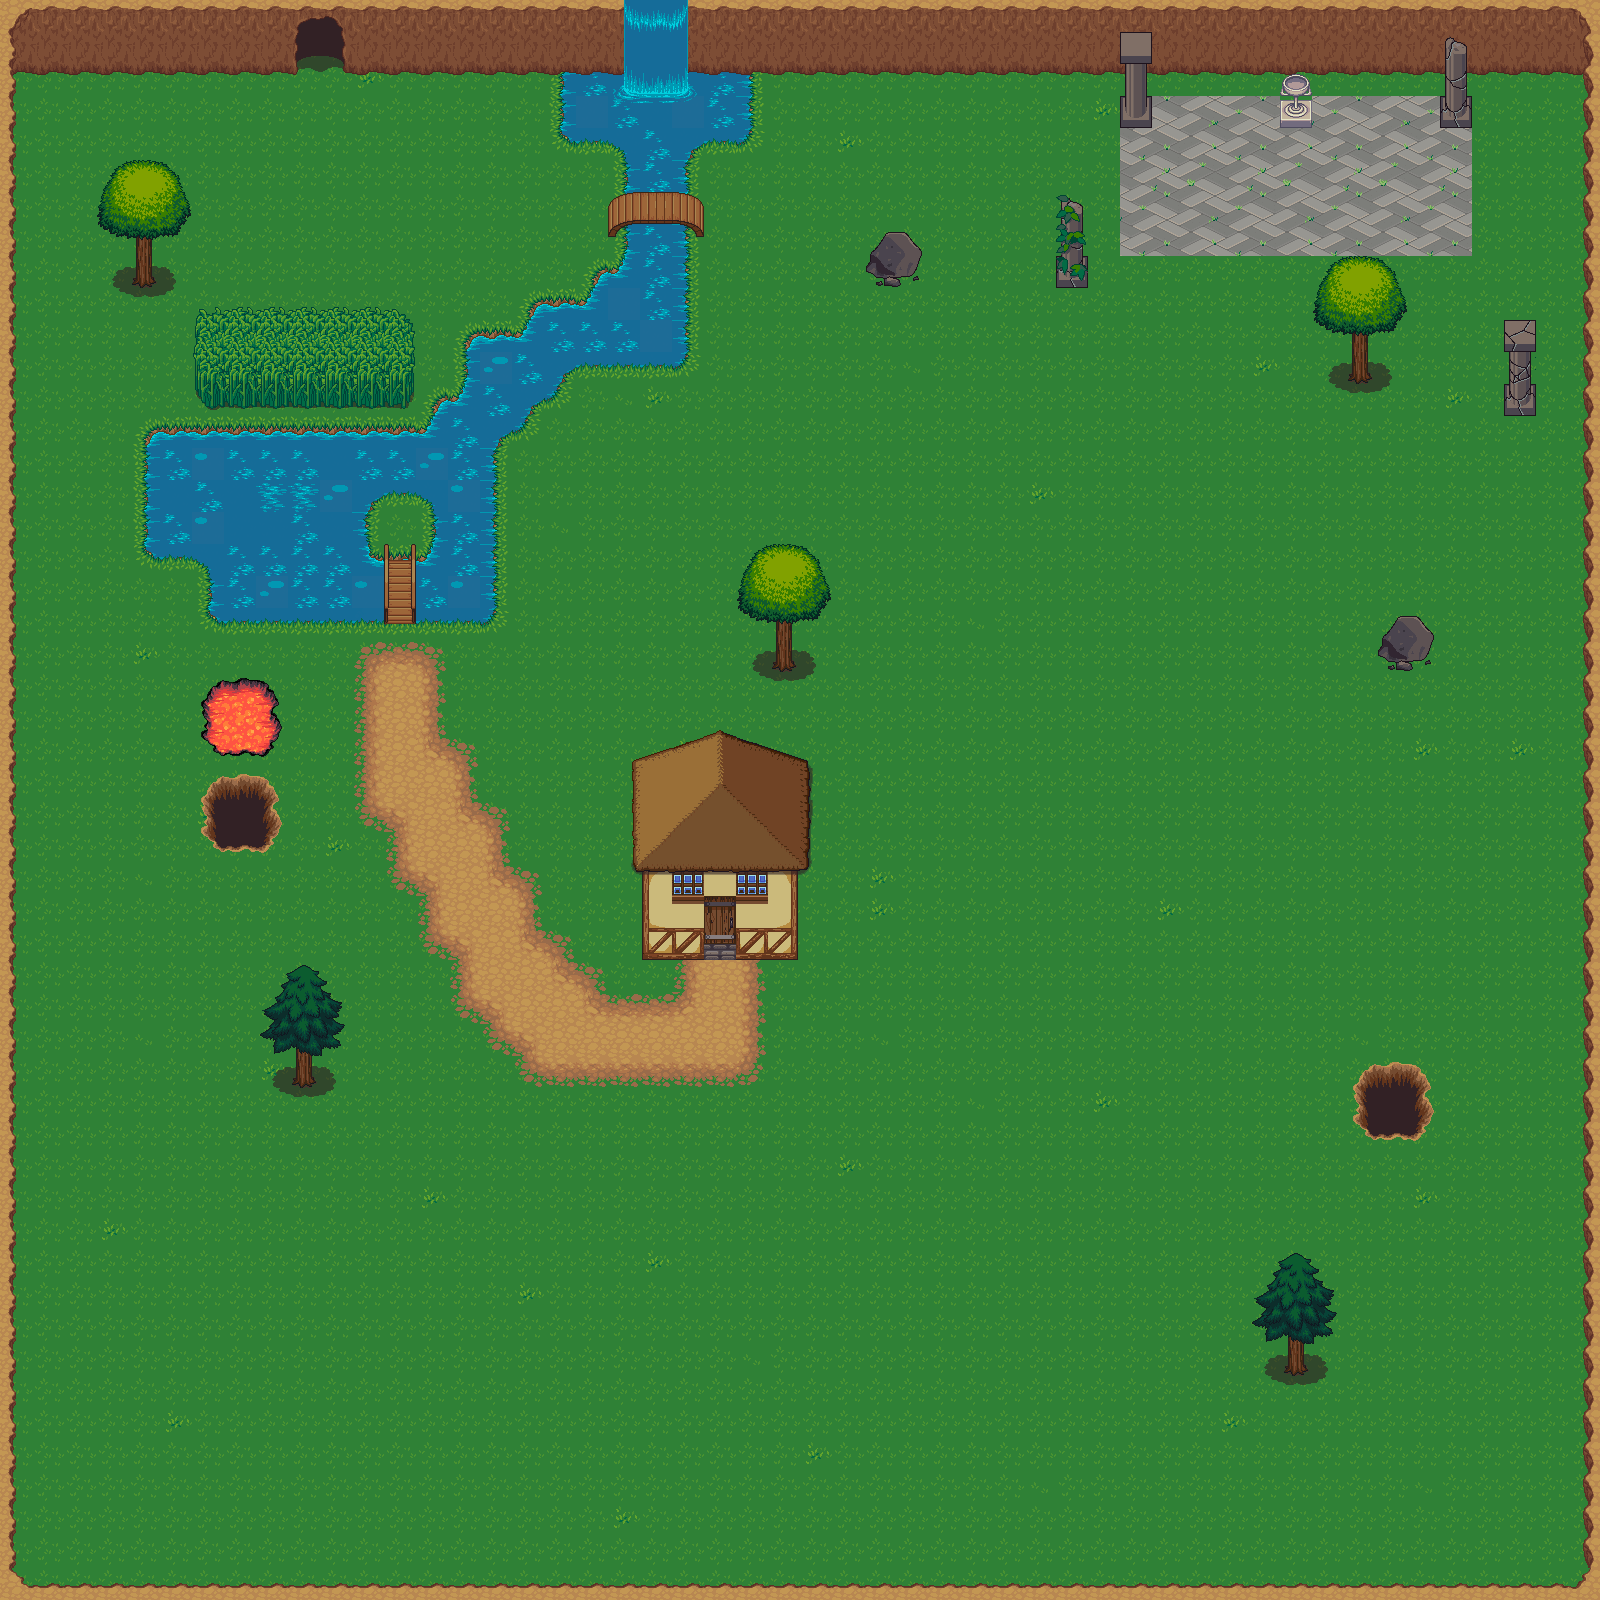

A level layout from a 2D game, rendered from its tile map. Below: a short description, then the map file with tile-grid data replaced by summaries:
An orthogonal 50x50 tile map with 32x32 px tiles, 8 tile layers (background, road, water, walls, ...), 7 tilesets and 60 objects (54x collision, 2x fall, player_spawn_point, death, enter_house, ...).

<map version="1.8" tiledversion="1.8.2" orientation="orthogonal" renderorder="right-down" width="50" height="50" tilewidth="32" tileheight="32" infinite="0" nextlayerid="12" nextobjectid="106">
 <tileset firstgid="1" source="tileset/base_out_atlas.tsx" />
 <tileset firstgid="1025" source="tileset/terrain_atlas.tsx" />
 <tileset firstgid="2049" source="tileset/building.tsx" />
 <tileset firstgid="2553" source="tileset/windows_and_doors.tsx" />
 <tileset firstgid="3577" source="tileset/walls.tsx" />
 <tileset firstgid="3833" source="tileset/roof.tsx" />
 <tileset firstgid="4089" source="tileset/house_inside.tsx" />
 <layer id="1" name="background" width="50" height="50" locked="1">
  <data>[2500 cells, 2498 non-empty, 5 distinct tile ids]</data>
 </layer>
 <layer id="11" name="road" width="50" height="50" locked="1">
  <data>[2500 cells, 77 non-empty, 12 distinct tile ids]</data>
 </layer>
 <layer id="3" name="water" width="50" height="50" locked="1" opacity="0.99">
  <data>[2500 cells, 142 non-empty, 29 distinct tile ids]</data>
 </layer>
 <layer id="2" name="walls" width="50" height="50" locked="1">
  <data>[2500 cells, 292 non-empty, 20 distinct tile ids]</data>
 </layer>
 <layer id="4" name="decorations" width="50" height="50">
  <data>[2500 cells, 162 non-empty, 67 distinct tile ids]</data>
 </layer>
 <layer id="9" name="houses" width="50" height="50">
  <data>[2500 cells, 15 non-empty, 10 distinct tile ids]</data>
 </layer>
 <layer id="10" name="houses-decorations" width="50" height="50">
  <data>[2500 cells, 8 non-empty, 5 distinct tile ids]</data>
 </layer>
 <layer id="6" name="above-player" width="50" height="50">
  <data>[2500 cells, 117 non-empty, 63 distinct tile ids]</data>
 </layer>
 <objectgroup id="7" name="objects">
  <object id="1" name="player_spawn_point" x="434" y="764.667">
   <point />
  </object>
  <object id="2" type="collision" x="1584" y="65.3333" width="14.6667" height="1527.33" />
  <object id="8" type="collision" x="0.5" y="1586" width="1598" height="13" />
  <object id="9" type="collision" x="1" y="63.3333" width="11" height="1520.17" />
  <object id="10" type="collision" x="0" y="-1" width="295.5" height="73" />
  <object id="11" type="collision" x="343.5" y="0.5" width="1255" height="72" />
  <object id="13" type="collision" x="1" y="1577" width="22.5" height="8" />
  <object id="15" type="collision" x="1286" y="1361.83" width="20.5" height="13.1667" />
  <object id="16" type="collision" x="293.333" y="1074.42" width="22" height="12.25" />
  <object id="17" type="collision" x="772.5" y="655.5" width="23" height="15.25" />
  <object id="18" type="collision" x="1347.5" y="367.5" width="25.25" height="15.5" />
  <object id="19" type="collision" x="132.667" y="271.167" width="22.3333" height="15.5" />
  <object id="22" type="collision" x="560.667" y="73" width="193" height="72" />
  <object id="23" type="collision" x="619.667" y="145.667" width="77.3333" height="8" />
  <object id="24" type="collision" x="624.333" y="153.667" width="65" height="38.3333" />
  <object id="26" type="collision" x="626" y="227.167" width="61.3333" height="139.833" />
  <object id="27" type="collision" x="609.75" y="229.5" width="15.75" height="7" />
  <object id="28" type="collision" x="688.5" y="230.25" width="14.75" height="6.5" />
  <object id="29" type="collision" x="599" y="269" width="26.75" height="97.25" />
  <object id="30" type="collision" x="618.25" y="259.75" width="7.5" height="8.75" />
  <object id="31" type="collision" x="536" y="301.5" width="62.75" height="64.5" />
  <object id="32" type="collision" x="587.75" y="286.5" width="11" height="15.25" />
  <object id="33" type="collision" x="594" y="273.75" width="4.75" height="12.25" />
  <object id="34" type="collision" x="467.25" y="331.25" width="68.25" height="75.25" />
  <object id="35" type="collision" x="535.75" y="366.25" width="15.25" height="33.75" />
  <object id="36" type="collision" x="552" y="367.25" width="4.75" height="26.75" />
  <object id="37" type="collision" x="557.5" y="366" width="4.75" height="18.25" />
  <object id="39" type="collision" x="415.167" y="560" width="80.5833" height="61.5" />
  <object id="40" type="collision" x="434.5" y="406.25" width="60.75" height="154" />
  <object id="41" type="collision" x="495.75" y="406.25" width="22.5" height="25.5" />
  <object id="42" type="collision" x="495.25" y="432.25" width="13.75" height="4.5" />
  <object id="43" type="collision" x="495.75" y="436.75" width="5" height="10.25" />
  <object id="44" type="collision" x="518.75" y="406.75" width="5" height="20.5" />
  <object id="45" type="collision" x="524.75" y="407.25" width="7" height="9" />
  <object id="46" type="collision" x="439.25" y="396.5" width="27.75" height="9" />
  <object id="48" type="collision" x="635" y="221.25" width="43.25" height="3.25" />
  <object id="49" type="collision" x="616" y="194" width="8.5" height="1.75" />
  <object id="50" type="collision" x="689.25" y="193.75" width="8" height="1.25" />
  <object id="51" type="collision" x="526" y="314.5" width="9.5" height="17" />
  <object id="52" type="collision" x="427.091" y="550.364" width="6.72727" height="9.45455" />
  <object id="53" type="collision" x="144.667" y="428.333" width="290" height="65.6667" />
  <object id="54" type="collision" x="145" y="494.667" width="223.667" height="62.3333" />
  <object id="55" type="collision" x="209.667" y="557.667" width="174.334" height="65" />
  <object id="57" type="collision" x="369" y="493.667" width="8.66667" height="8" />
  <object id="58" type="collision" x="428" y="494.333" width="6" height="7" />
  <object id="59" type="collision" x="1123" y="98" width="28" height="26" />
  <object id="60" type="collision" x="871" y="259.333" width="49" height="22.6667" />
  <object id="61" type="collision" x="1057" y="255" width="31" height="33" />
  <object id="62" type="collision" x="1282" y="98" width="28" height="25" />
  <object id="63" type="collision" x="1440" y="95" width="32" height="32" />
  <object id="64" type="collision" x="1507" y="384" width="27" height="30" />
  <object id="65" type="collision" x="1381" y="641" width="54" height="28" />
  <object id="66" type="fall" x="1373.25" y="1092.5" width="38.75" height="35.5" />
  <object id="67" type="fall" x="223" y="803.455" width="35" height="36.0909" rotation="1.01778e-13" />
  <object id="68" type="death" x="218.386" y="697.795" width="45.5909" height="43.6364" />
  <object id="100" name="enter_house" x="703.75" y="896.5" width="32.75" height="47.25" />
  <object id="101" type="collision" x="643.75" y="800" width="58.25" height="159.5" />
  <object id="102" type="collision" x="738" y="800" width="57.5" height="159" />
  <object id="103" type="collision" x="702" y="799.75" width="36" height="96.25" />
  <object id="104" name="spawn_ point_from_house" x="719.5" y="989.5">
   <point />
  </object>
 </objectgroup>
</map>